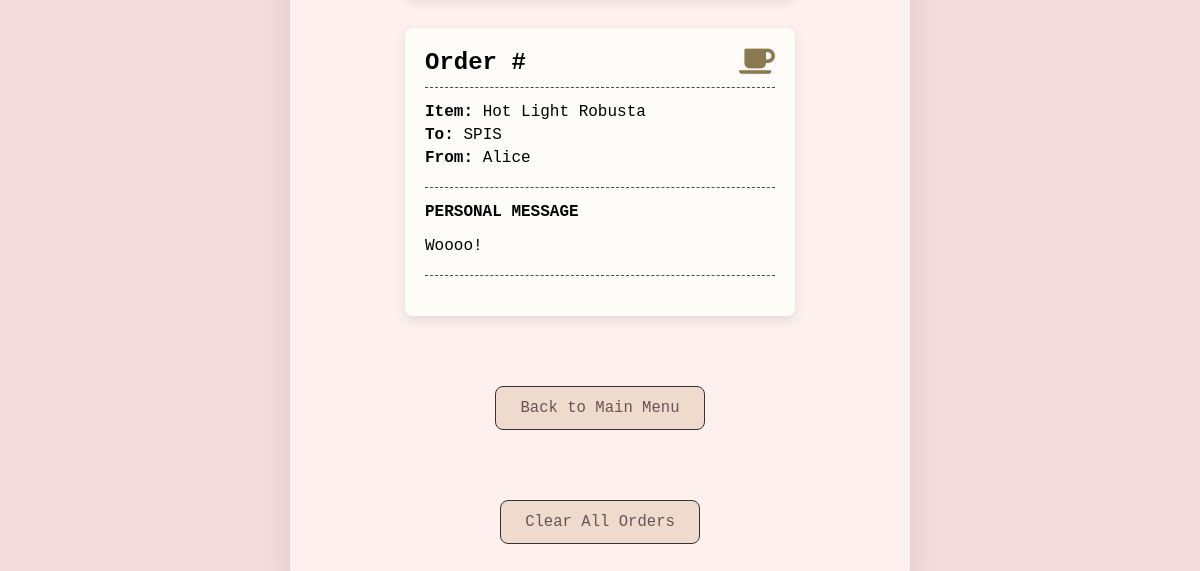
The page /orders (lower part) on the database as committed earlier.
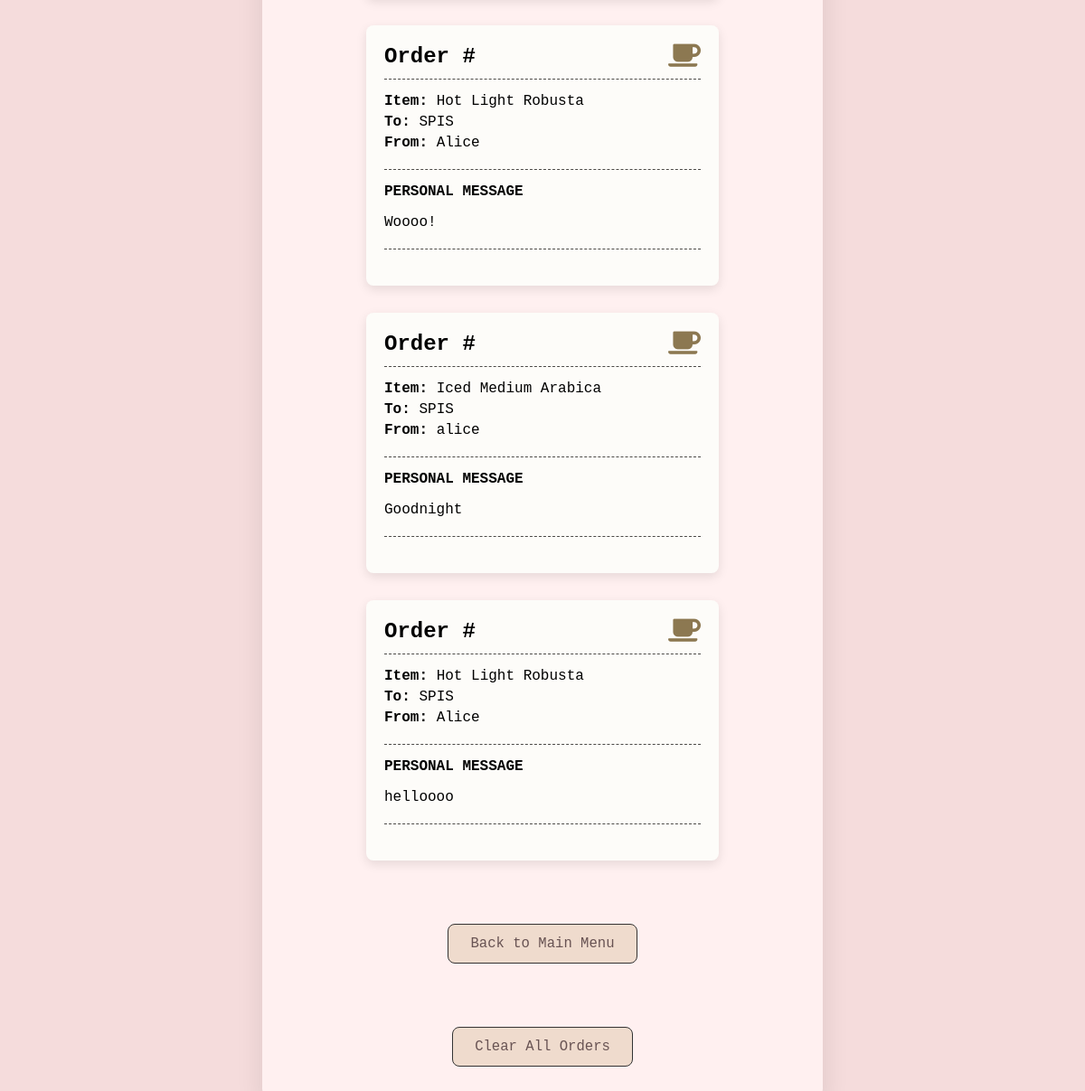
The same page on the database as committed later.
### tables this page shows
CREATE TABLE orders
        (order_id INTEGER PRIMARY KEY AUTOINCREMENT,
        sender_name TEXT NOT NULL,
        recipient_name TEXT NOT NULL,
        item_name TEXT NOT NULL,
        message TEXT NOT NULL);

### app.py (the view)
@app.route('/orders')
def show_orders():
    conn = get_db_connection()
    orders = conn.execute('SELECT * FROM orders').fetchall()
    conn.close()
    return render_template('orders.html', orders=orders)

### app.py (called while the page is built)
def get_db_connection():
    conn = sqlite3.connect('cafe.db')
    conn.row_factory = sqlite3.Row
    return conn

### templates/orders.html (shortened to what this page needs)
<!DOCTYPE html>
<html lang="en">
<head>
    <link rel="stylesheet" href="{{ url_for('static', filename='style.css') }}">
    <link rel="stylesheet" href="https://cdnjs.cloudflare.com/ajax/libs/font-awesome/6.0.0-beta3/css/all.min.css">
</head>
<body>
    <div class="game-container">
        <div class="receipt-container">
            {% for order in orders %}
            <div class="order-receipt">
                <div class="receipt-header">
                    <h2>Order #{{ order.id }}</h2>
                    <i class="fas fa-coffee"></i>
                </div>
                <div class="receipt-details">
                    <p><strong>Item:</strong> {{ order.item_name }}</p>
                    <p><strong>To:</strong> {{ order.recipient_name }}</p>
                    <p><strong>From:</strong> {{ order.sender_name }}</p>
                </div>
                <div class="receipt-message">
                    <h3>Personal Message</h3>
                    <p>{{ order.message }}</p>
                </div>
                <div class="dashed-line"></div>
            </div>
            {% else %}
            <p class="no-orders">No orders have been placed yet.</p>
            {% endfor %}
        </div>
        <div class="button-container">
            <a href="{{ url_for('index') }}" class="nav-button">Back to Main Menu</a>
        </div>
        <div class="button-container">
          <a href="{{ url_for('clear_orders') }}" class="nav-button">Clear All Orders</a>
        </div>
    </div>
</body>
</html>

### static/style.css (style rules this page uses)
body { background-color: #f5dcdc; font-family: monospace; display: flex; flex-direction: column; justify-content: center; align-items: center; min-height: 100vh; margin: 30; padding: 30; }
.game-container { justify-content: center; background-color: #fff0f0; padding: 40px 60px; border-radius: 16px; box-shadow: 0 10px 30px rgba(0, 0, 0, 0.1); text-align: center; max-width: 85%; width: 500px; margin: 20px; }
.button-container { display: flex; justify-content: center; align-items: center; gap: 30px; margin-top: 50px; }
.nav-button { justify-content: center; background-color: #efdbcd; color: rgb(104, 83, 83); border: 1px solid #333; padding: 12px 24px; margin-top: 20px; border-radius: 8px; font-size: 1.2em; cursor: pointer; transition: background-color 0.3s ease; text-decoration: none; display: inline-block; transition: background-color 0.3s ease, transform 0.3s ease; }
.receipt-container { display: flex; flex-direction: column; gap: 30px; width: 100%; align-items: center; }
.order-receipt { background-color: #fdfcf9; padding: 20px; border-radius: 8px; box-shadow: 0 4px 12px rgba(0, 0, 0, 0.1); width: 100%; max-width: 350px; text-align: left; font-family: 'Courier New', Courier, monospace; }
.receipt-header { display: flex; justify-content: space-between; align-items: center; border-bottom: 1px dashed #4c4a47; padding-bottom: 10px; margin-bottom: 15px; }
.receipt-header h2 { font-size: 1.5rem; margin: 0; }
.receipt-header .fas { font-size: 1.8rem; color: #8c7851; }
.receipt-details p { margin: 5px 0; }
.receipt-message { margin-top: 20px; padding-top: 15px; border-top: 1px dashed #4c4a47; }
.receipt-message h3 { margin: 0 0 10px; font-size: 1rem; text-transform: uppercase; }
.dashed-line { border-top: 1px dashed #4c4a47; margin: 20px 0; }

Rows that differ between the two databases and show on the page:
added orders: item_name "Iced Medium Arabica", recipient_name "SPIS", sender_name "alice", message "Goodnight"
added orders: item_name "Hot Light Robusta", recipient_name "SPIS", sender_name "Alice", message "helloooo"
